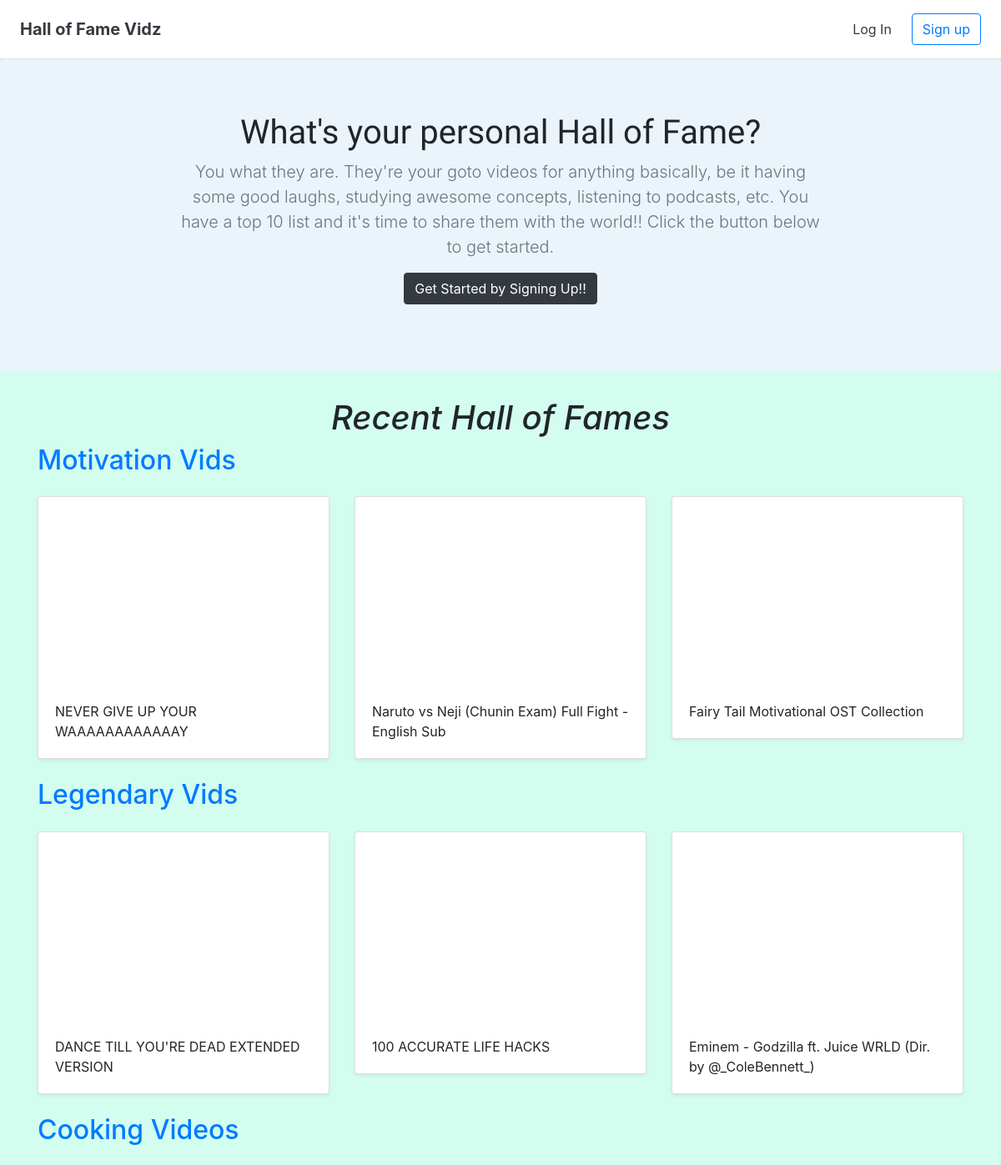
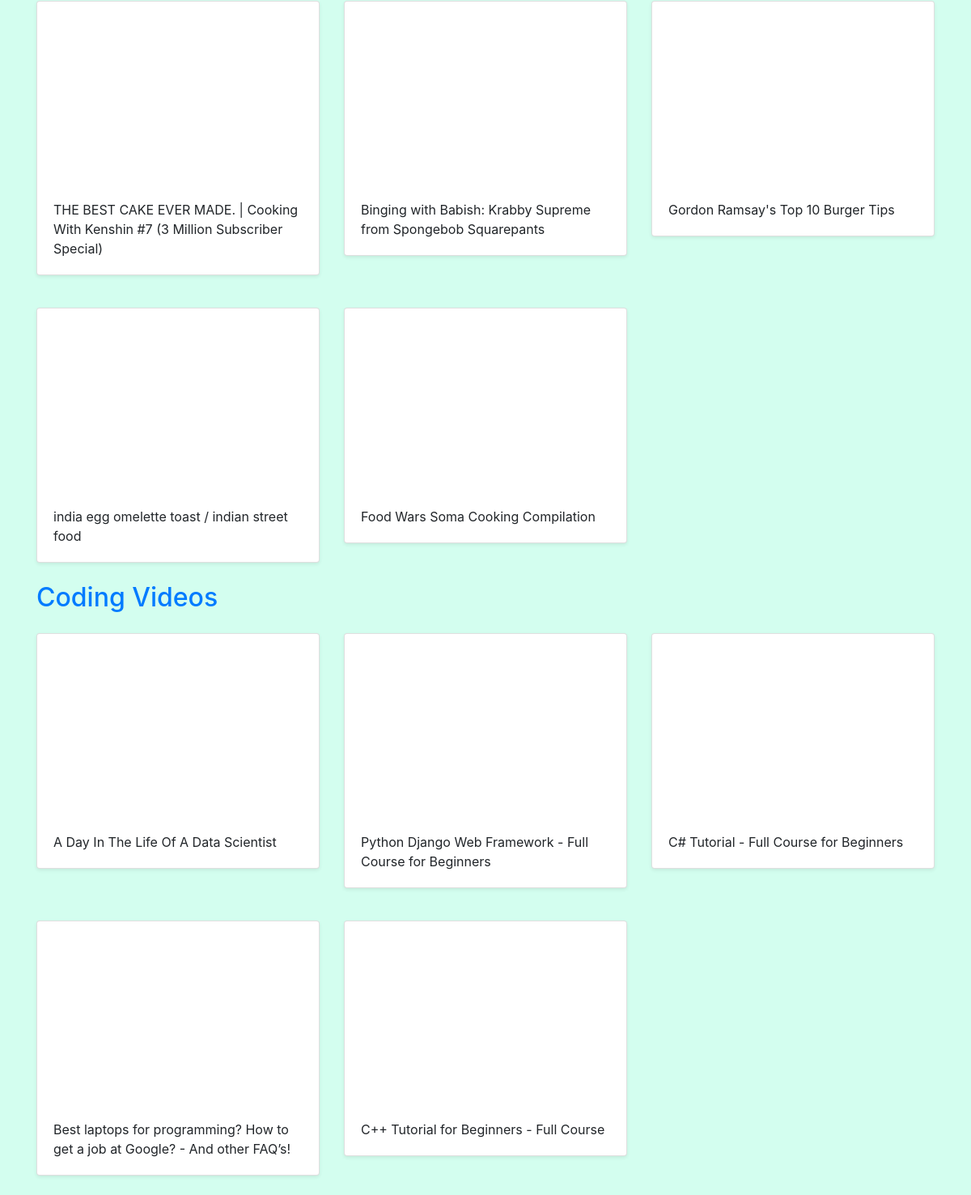
The page / on the database its author committed (2 pictures, top to bottom).
### halls/models.py (models this page shows)
class Hall(models.Model):
    title = models.CharField(max_length=255)
    user = models.ForeignKey(User, on_delete=models.CASCADE)

class Video(models.Model):
    title = models.CharField(max_length=255)
    url = models.URLField()
    youtube_id = models.CharField(max_length=255)
    hall = models.ForeignKey(Hall, on_delete=models.CASCADE)

### halls/views.py (the view)
# urls.py: 2. Add a URL to urlpatterns:  path('', views.home, name='home')
def home(request):
    recent_halls = Hall.objects.all().order_by('-id')[:4]
    return render(request, 'halls/home.html', {'recent_halls':recent_halls})

### halls/templates/halls/home.html
{% extends 'halls/base.html' %}
{% block content %}
<section class="jumbotron text-center">
  <div class="container">
    <h1 class="jumbotron-heading" style="font-family: 'Chelsea Market', cursive;">What's your personal Hall of Fame?</h1>
    <p class="lead text-muted">You what they are. They're your goto videos for anything basically, be it having some good laughs, studying awesome concepts, listening to podcasts, etc. You have a top 10 list and it's time to share them with the world!! Click the button below to get started.</p>
    {% if user.is_authenticated %}
    <p>
      <a href="{% url 'create_hall' %}" class="btn btn-primary">Create your own hall of fame!!</a>
    </p>
    {% else %}
    <p>
      <a href="{% url 'signup' %}" class="btn btn-dark">Get Started by Signing Up!!</a>
    </p>
    {% endif %}
  </div>
</section>
<div class="container">
  <h1 class="text-center"><i>Recent Hall of Fames</i></h1>
  {% for hall in recent_halls %}
<h2><a href="{% url 'detail_hall' hall.id %}">{{ hall.title }}</a></h2>
  <div class="row">
    {% for video in hall.video_set.all %}
    <div class="col-md-4 mt-3">
      <div class="card mb-4 shadow-sm">
        <iframe width="100%" height="225" src="https://www.youtube.com/embed/{{ video.youtube_id }}" frameborder="0" allow="accelerometer; autoplay; encrypted-media; gyroscope; picture-in-picture" allowfullscreen></iframe>
        <div class="card-body">
          <p class="card-text">{{ video.title }}</p>
        </div>
      </div>
    </div>
    {% endfor %}
    </div>
  {% endfor %}
</div>
{% endblock %}

### halls/templates/halls/base.html (shortened to what this page needs)
<!doctype html>
<html lang="en">
{% load static %}
<head>
  <link rel="stylesheet" href="https://stackpath.bootstrapcdn.com/bootstrap/4.2.1/css/bootstrap.min.css">
  <link href="{% static 'custom.css' %}" rel="stylesheet">
</head>
<body style="background-color:#D3FEEF;">
  <div class="d-flex flex-column flex-md-row align-items-center p-3 px-md-4 bg-white border-bottom shadow-sm">
    <h5 class="my-0 mr-md-auto font-weight-normal"><a href="{% url 'home' %}" class="text-dark"><b>Hall of Fame Vidz</b></a></h5>
    <nav class="my-2 my-md-0 mr-md-3">
      {% if user.is_authenticated %}
      <a class="p-2 text-dark" href="{% url 'dashboard' %}">Dashboard</a>
      <a class="p-2 text-dark" href="{% url 'logout' %}">Log Out</a>
      {% else %}
      <a class="p-2 text-dark" href="{% url 'login' %}">Log In</a>
      {% endif %}
    </nav>
    {% if user.is_authenticated == False %}
    <a class="btn btn-outline-primary" href="{% url 'signup' %}">Sign up</a>
    {% endif %}
  </div>
  {% block content %}
  {% endblock %}
</body>
</html>

### halls/static/custom.css (style rules this page uses)
.jumbotron { background-color: #EBF4FA; }
.jumbotron-heading { font-weight: 300; }
.jumbotron .container { max-width: 51rem; }

### rows shown on the page
Hall: title "Motivation Vids"
Video: title "NEVER GIVE UP YOUR WAAAAAAAAAAAAY"
Video: title "Naruto vs Neji (Chunin Exam) Full Fight - English Sub"
Video: title "Fairy Tail Motivational OST Collection"
Hall: title "Legendary Vids"
Video: title "DANCE TILL YOU'RE DEAD EXTENDED VERSION"
Video: title "100 ACCURATE LIFE HACKS"
Video: title "Eminem - Godzilla ft. Juice WRLD (Dir. by @_ColeBennett_)"
Hall: title "Cooking Videos"
Video: title "THE BEST CAKE EVER MADE. | Cooking With Kenshin #7 (3 Million Subscriber Special)"
Video: title "Binging with Babish: Krabby Supreme from Spongebob Squarepants"
Video: title "Gordon Ramsay's Top 10 Burger Tips"
Video: title "india egg omelette toast / indian street food"
Video: title "Food Wars Soma Cooking Compilation"
Hall: title "Coding Videos"
Video: title "A Day In The Life Of A Data Scientist"
Video: title "Python Django Web Framework - Full Course for Beginners"
Video: title "C# Tutorial - Full Course for Beginners"
Video: title "Best laptops for programming? How to get a job at Google? - And other FAQ’s!"
Video: title "C++ Tutorial for Beginners - Full Course"
